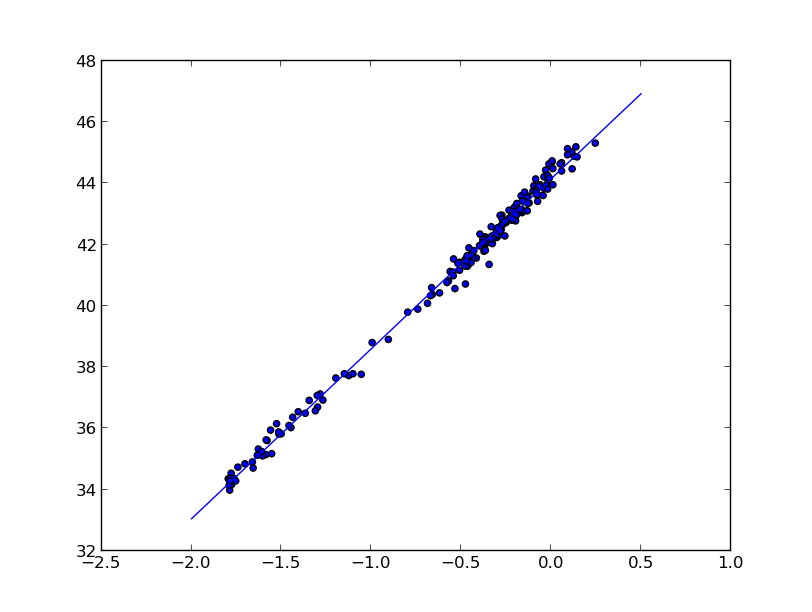

The script that drew this image:
#PHY410 homework1 supernovae
import math
import numpy as np
import matplotlib.pyplot as plt


def chi_square_fit(x, y, err):
    n = len(x)
    if n < 2 :
        print 'Error! Need at least 2 data points!'
        exit()
    S = sum(1/err[i]**2 for i in range(n))
    if abs(S) < 0.00001 :
        print 'Error! Denominator S is too small!'
        exit()
    S_x = sum(x[i]/err[i]**2 for i in range(n))
    S_y = sum(y[i]/err[i]**2 for i in range(n))
    t = [(x[i] - S_x/S) / err[i] for i in range(n)]
    S_tt = sum(t_i**2 for t_i in t)
    if abs(S_tt) < 0.00001 :
        print 'Error! Denominator S is too small!'
        exit()
    b = sum(t[i]*y[i]/err[i] for i in range(n)) / S_tt
    a = (S_y - S_x * b) / S
    sigma_a2 = (1 + S_x**2/S/S_tt) / S
    sigma_b2 = 1/S_tt
    if sigma_a2 < 0.0 or sigma_b2 < 0.0 :
        print 'Error! About to pass a negative to sqrt'
        exit()
    sigma_a = math.sqrt(sigma_a2)
    sigma_b = math.sqrt(sigma_b2)
    chi_square = sum(((y[i] - a - b*x[i]) / err[i])**2 for i in range(n))
    return(a, b, sigma_a, sigma_b, chi_square)

print ' Chi-square fit of supernova data to a straight line'
print ' Reference: http://dark.dark-cosmology.dk/~tamarad/SN/'
data_file = open('Davis07_R07_WV07.dat', 'r')
#data_file = open('error1.dat', 'r')
#data_file = open('error2.dat', 'r')
#data_file = open('error3.dat', 'r')
#data_file = open('error4.dat', 'r')
lines = data_file.readlines()
data_file.close()
data = [ str.split(line) for line in lines if line[0] != ';' ]
print ' read', len(data), 'data values'
#divide data into two files:
fg=open('supernovagt07.dat','w')
fs=open('supernovast07.dat','w')
for datum in data:
    if (math.log10(float(datum[1]))>-0.7):
        fg.write(datum[0]+' '+datum[1]+' '+datum[2]+' '+datum[3]+'\n')
    else:
        fs.write(datum[0]+' '+datum[1]+' '+datum[2]+' '+datum[3]+'\n')
fg.close()
fs.close()
#end
logz_data = [math.log10(float(datum[1])) for datum in data]
mu_data = [float(datum[2]) for datum in data]
mu_err_data = [float(datum[3]) for datum in data]


for i_mu_err_data in mu_err_data :
    if abs(i_mu_err_data) < 0.000001 :
        print 'Error! Uncertainties are too small!'
        exit()

plt.scatter( logz_data, mu_data )


fit = chi_square_fit(logz_data, mu_data, mu_err_data)
print ' slope =', fit[1], ' +- ', fit[3]
print ' intercept =', fit[0], '+-', fit[2]
if len(data) - 2 > 0 :
    print ' chi-square/d.o.f. = ', fit[4]/(len(data)-2)
else :
    print ' chi-square/d.o.f. undefined'
hubble=(3*10**8)/10**(fit[0]/5.-5.0)
print hubble
t=np.arange(-2.0,0.5,0.001)
plt.plot(t,fit[1]*t+fit[0])

plt.show()
